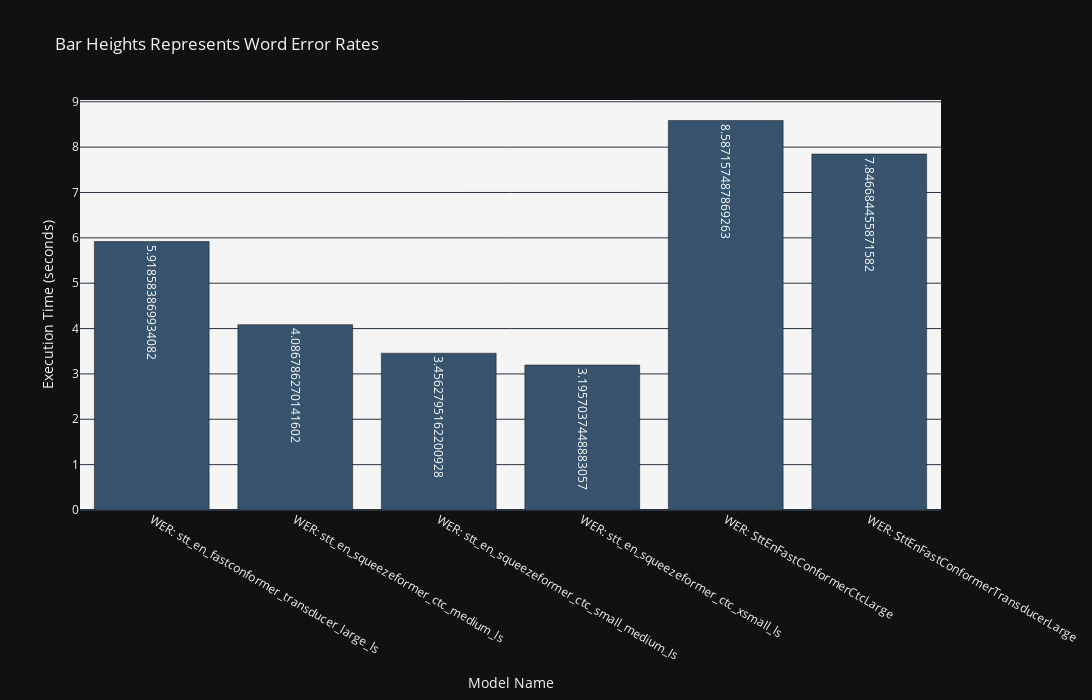

The notebook cell this image was saved under:
### Code cell
import plotly.graph_objs as go
import pandas as pd

# Create a pandas DataFrame from the provided data

df = pd.read_csv(r"C:\Users\saadn\PycharmProjects\nvidia-ngc-nemo\nemo\collections\asr\metrics\STT_Libri_Experiments_Analysis.csv")

# Create a bar plot with Plotly
fig = go.Figure()
# add device information in the bar plot
fig.add_trace(
    go.Bar(
        x="WER: " + df["model_name"],
        y=df["exec_time"],
        text=df["exec_time"],
        textposition="auto",
        name="Execution Time",
        marker_color="rgb(55, 83, 109)",
    )
)

fig.update_layout(
    title="Bar Heights Represents Word Error Rates",
    xaxis=dict(title="Model Name"),
    yaxis=dict(title="Execution Time (seconds)"),
    legend=dict(x=0, y=1),
    width=1100,
    height=700,
    plot_bgcolor="rgb(245, 245, 245)",
)

fig.show()

### Figure 1 — Plotly figure (JSON) as saved in the notebook; plotly's stock layout.template omitted (floating-point values rounded to 4 significant figures)
{"data": [{"marker": {"color": "rgb(55, 83, 109)"}, "name": "Execution Time", "text": [5.919, 4.087, 3.456, 3.196, 8.587, 7.847], "textposition": "auto", "x": ["WER: stt_en_fastconformer_transducer_large_ls", "WER: stt_en_squeezeformer_ctc_medium_ls", "WER: stt_en_squeezeformer_ctc_small_medium_ls", "WER: stt_en_squeezeformer_ctc_xsmall_ls", "WER: SttEnFastConformerCtcLarge", "WER: SttEnFastConformerTransducerLarge"], "y": [5.919, 4.087, 3.456, 3.196, 8.587, 7.847], "type": "bar"}], "layout": {"legend": {"x": 0, "y": 1}, "title": {"text": "Bar Heights Represents Word Error Rates"}, "xaxis": {"title": {"text": "Model Name"}}, "yaxis": {"title": {"text": "Execution Time (seconds)"}}, "width": 1100, "height": 700, "plot_bgcolor": "rgb(245, 245, 245)"}}
